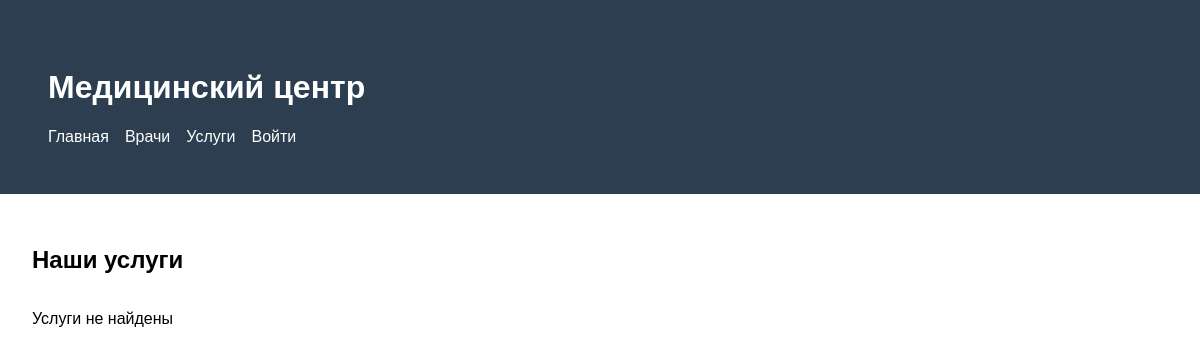
/services/, run on an earlier commit of the app's database.
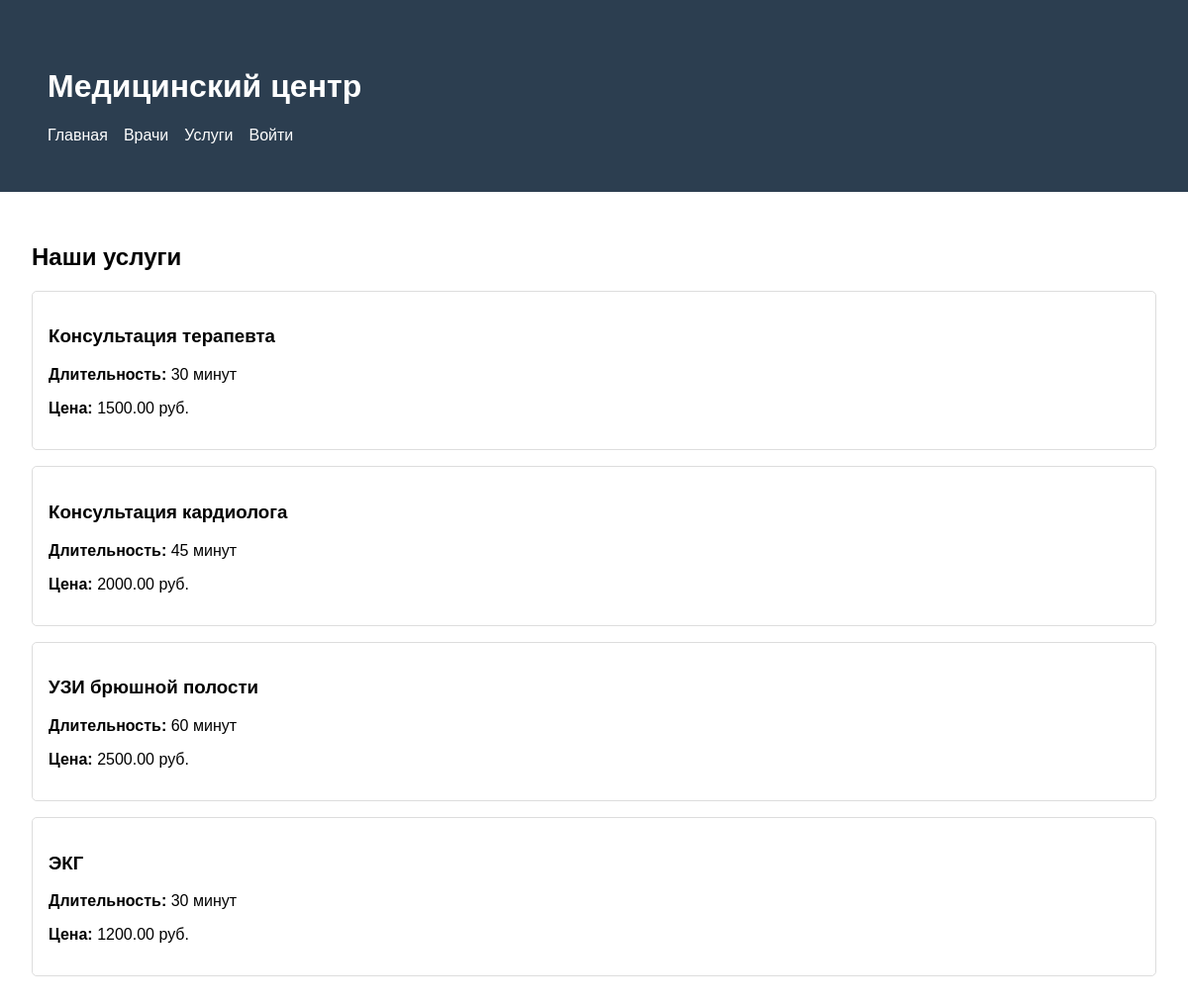
And on a later commit of the database.
### clinic/models.py (models this page shows, shortened)
class Service(models.Model):
    name = models.CharField(max_length=200, verbose_name='Название услуги')
    duration = models.IntegerField(verbose_name='Длительность (мин)', default=30)
    price = models.DecimalField(max_digits=10, decimal_places=2, verbose_name='Цена')
    class Meta:
        verbose_name = 'Услуга'
        verbose_name_plural = 'Услуги'

### clinic/views.py (the view)
# urls.py: path('services/', views.ServiceListView.as_view(), name='service_list'),
class ServiceListView(ListView):
    model = Service
    template_name = 'clinic/service_list.html'
    context_object_name = 'services'

### clinic/templates/clinic/service_list.html
{% extends 'clinic/base.html' %}
{% block content %}
<h2>Наши услуги</h2>
<div style="display: grid; gap: 1rem;">
    {% for service in services %}
    <div style="border: 1px solid #ddd; padding: 1rem; border-radius: 5px;">
        <h3>{{ service.name }}</h3>
        <p><strong>Длительность:</strong> {{ service.duration }} минут</p>
        <p><strong>Цена:</strong> {{ service.price }} руб.</p>
    </div>
    {% empty %}
    <p>Услуги не найдены</p>
    {% endfor %}
</div>
{% endblock %}

### clinic/templates/clinic/base.html (shortened to what this page needs)
<!DOCTYPE html>
<html lang="ru">
<head>
</head>
<body>
    <div class="header">
        <div class="container">
            <h1>Медицинский центр</h1>
            <div class="nav">
                <a href="{% url 'home' %}">Главная</a>
                <a href="{% url 'doctor_list' %}">Врачи</a>
                <a href="{% url 'service_list' %}">Услуги</a>
                {% if user.is_authenticated %}
                    <a href="{% url 'appointment_create' %}">Записаться</a>
                    <a href="{% url 'appointment_list' %}">Мои записи</a>
                    <a href="{% url 'patient_profile' %}">Профиль</a>
                    <a href="{% url 'admin:logout' %}">Выйти ({{ user.username }})</a>
                {% else %}
                    <a href="{% url 'admin:login' %}">Войти</a>
                {% endif %}
            </div>
        </div>
    </div>
    <div class="container">
        {% block content %}
        {% endblock %}
    </div>
</body>
</html>

### clinic/templates/clinic/base.html (style rules this page uses)
body { font-family: Arial, sans-serif; margin: 0; padding: 0; }
.header { background: #2c3e50; color: white; padding: 1rem; }
.nav { display: flex; gap: 1rem; }
.nav a { color: white; text-decoration: none; }
.container { max-width: 1200px; margin: 0 auto; padding: 2rem; }

What changed in the data, as far as the page shows it:
added Service: name "Консультация терапевта", duration "30", price "1500.00"
added Service: name "Консультация кардиолога", duration "45", price "2000.00"
added Service: name "УЗИ брюшной полости", duration "60", price "2500.00"
added Service: name "ЭКГ", duration "30", price "1200.00"
Also different on the page:
text no longer shown: "Услуги не найдены"
